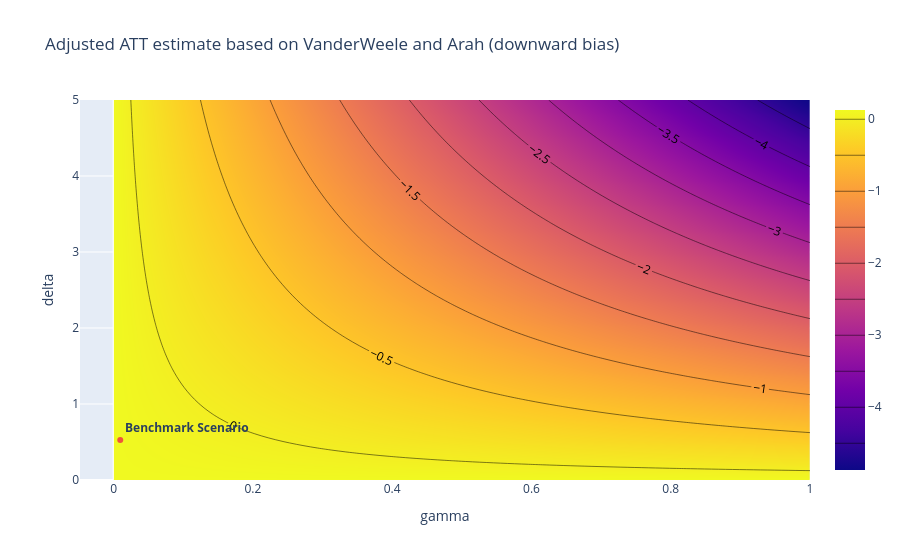

Write notebook code for a chart like this one.
### Code cell
# set up a contour plot based on the values for gamma_val, delta_val, and adj_est
fig = go.Figure(data=go.Contour(z=adj_est, x=gamma_val[0], y=delta_val[:, 0],
                                contours=dict(coloring = 'heatmap', showlabels = True)))

# Add the benchmark values gamma_bench, delta_bench and bias_bench
fig.add_trace(go.Scatter(x=[gamma_bench], y=[delta_bench], mode='markers+text', name='Benchmark',text=['<b>Benchmark Scenario</b>'],
                                 textposition="top right",))

fig.update_layout(title='Adjusted ATT estimate based on VanderWeele and Arah (downward bias)',
                  xaxis_title='gamma',
                  yaxis_title='delta')

# highlight the contour line at the level of zero
fig.show()

### Figure 1 — Plotly figure (JSON) as saved in the notebook; plotly's stock layout.template omitted (floating-point values rounded to 4 significant figures; data arrays with more than 128 entries replaced by an {"elided": "..."} marker saying what was removed)
{"data": [{"contours": {"coloring": "heatmap", "showlabels": true}, "type": "contour", "x": [0.0, 0.0101, 0.0202, 0.0303, 0.0404, 0.05051, 0.06061, 0.07071, 0.08081, 0.09091, 0.101, 0.1111, 0.1212, 0.1313, 0.1414, 0.1515, 0.1616, 0.1717, 0.1818, 0.1919, 0.202, 0.2121, 0.2222, 0.2323, 0.2424, 0.2525, 0.2626, 0.2727, 0.2828, 0.2929, 0.303, 0.3131, 0.3232, 0.3333, 0.3434, 0.3535, 0.3636, 0.3737, 0.3838, 0.3939, 0.404, 0.4141, 0.4242, 0.4343, 0.4444, 0.4545, 0.4646, 0.4747, 0.4848, 0.4949, 0.5051, 0.5152, 0.5253, 0.5354, 0.5455, 0.5556, 0.5657, 0.5758, 0.5859, 0.596, 0.6061, 0.6162, 0.6263, 0.6364, 0.6465, 0.6566, 0.6667, 0.6768, 0.6869, 0.697, 0.7071, 0.7172, 0.7273, 0.7374, 0.7475, 0.7576, 0.7677, 0.7778, 0.7879, 0.798, 0.8081, 0.8182, 0.8283, 0.8384, 0.8485, 0.8586, 0.8687, 0.8788, 0.8889, 0.899, 0.9091, 0.9192, 0.9293, 0.9394, 0.9495, 0.9596, 0.9697, 0.9798, 0.9899, 1.0], "y": [0.0, 0.05051, 0.101, 0.1515, 0.202, 0.2525, 0.303, 0.3535, 0.404, 0.4545, 0.5051, 0.5556, 0.6061, 0.6566, 0.7071, 0.7576, 0.8081, 0.8586, 0.9091, 0.9596, 1.01, 1.061, 1.111, 1.162, 1.212, 1.263, 1.313, 1.364, 1.414, 1.465, 1.515, 1.566, 1.616, 1.667, 1.717, 1.768, 1.818, 1.869, 1.919, 1.97, 2.02, 2.071, 2.121, 2.172, 2.222, 2.273, 2.323, 2.374, 2.424, 2.475, 2.525, 2.576, 2.626, 2.677, 2.727, 2.778, 2.828, 2.879, 2.929, 2.98, 3.03, 3.081, 3.131, 3.182, 3.232, 3.283, 3.333, 3.384, 3.434, 3.485, 3.535, 3.586, 3.636, 3.687, 3.737, 3.788, 3.838, 3.889, 3.939, 3.99, 4.04, 4.091, 4.141, 4.192, 4.242, 4.293, 4.343, 4.394, 4.444, 4.495, 4.545, 4.596, 4.646, 4.697, 4.747, 4.798, 4.848, 4.899, 4.949, 5.0], "z": {"elided": "100x100 float values"}}, {"mode": "markers+text", "name": "Benchmark", "text": ["<b>Benchmark Scenario</b>"], "textposition": "top right", "type": "scatter", "x": [0.009442], "y": [0.5252]}], "layout": {"title": {"text": "Adjusted ATT estimate based on VanderWeele and Arah (downward bias)"}, "xaxis": {"title": {"text": "gamma"}}, "yaxis": {"title": {"text": "delta"}}}}
